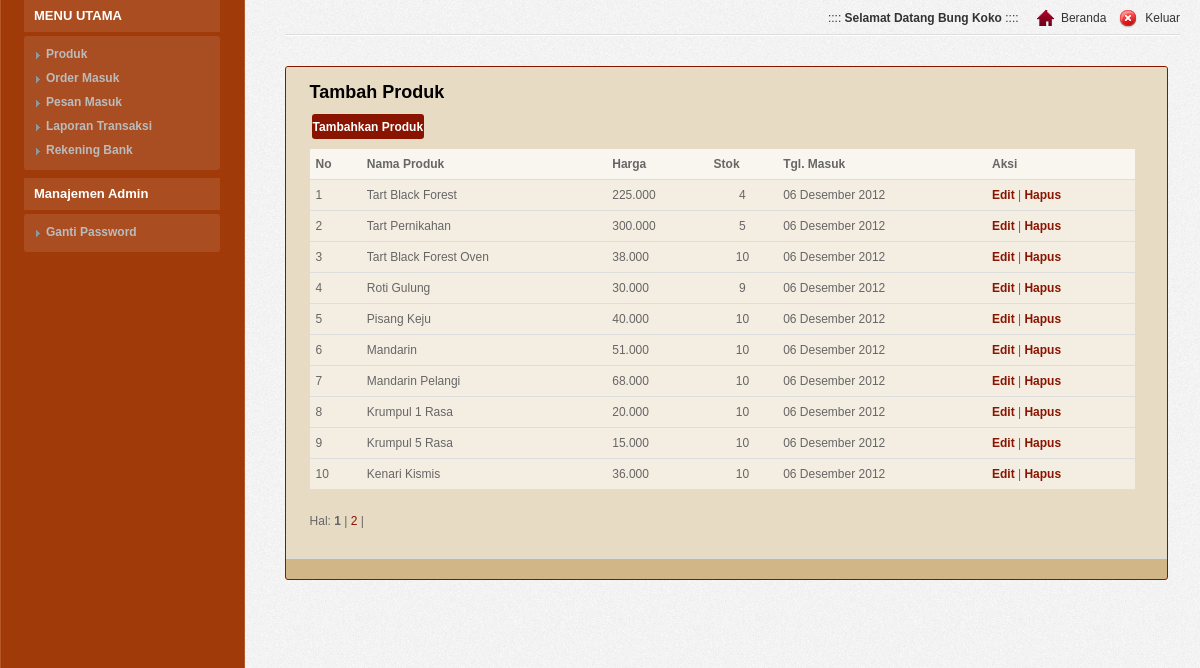
The app's page /tb-admin/home.php?module=produk (signed in) with its own data.
### tables this page shows
CREATE TABLE IF NOT EXISTS `produk` (
  `id_produk` int(5) NOT NULL AUTO_INCREMENT,
  `id_kategori` int(5) NOT NULL,
  `nama_produk` varchar(100) NOT NULL,
  `produk_seo` varchar(100) NOT NULL,
  `deskripsi` text NOT NULL,
  `harga` int(20) NOT NULL,
  `stok` int(5) NOT NULL,
  `tgl_masuk` date NOT NULL,
  `gambar` varchar(100) NOT NULL,
  `dibeli` int(5) NOT NULL DEFAULT '1',
  PRIMARY KEY (`id_produk`)
);

### config/fungsi_rupiah.php (called while the page is built)
<?php
function format_rupiah($angka){
  $rupiah=number_format($angka,0,',','.');
  return $rupiah;
}
?>

### config/fungsi_indotgl.php (called while the page is built, shortened)
<?php
	function tgl_indo($tgl){
			$tanggal = substr($tgl,8,2);
			$bulan = getBulan(substr($tgl,5,2));
			$tahun = substr($tgl,0,4);
			return $tanggal.' '.$bulan.' '.$tahun;
	}
	function getBulan($bln){
				switch ($bln){
					case 12:
						return "Desember";
						break;
				}
			}
?>

### tb-admin/modul/produk/produk.php (the view, shortened to what this page needs)
<?php
 if (empty($_SESSION['username']) AND empty($_SESSION['passuser'])){
  echo "<link href='style.css' rel='stylesheet' type='text/css'>
 <center>Untuk mengakses modul, Anda harus login <br>";
  echo "<a href=../../index.php><b>LOGIN</b></a></center>";
}
else{
$aksi="modul/produk/aksi_produk.php";
switch($_GET[act]){
  default:
    echo "<h2>Tambah Produk</h2>
          <input type=button class='tombol' value='Tambahkan Produk' onclick=\"window.location.href='?module=produk&act=tambahproduk';\">
          <table>
          <tr><th>No</th><th>Nama Produk</th><th>Harga</th><th>Stok</th><th>Tgl. Masuk</th><th>Aksi</th></tr>";
    $p      = new Paging;
    $batas  = 10;
    $posisi = $p->cariPosisi($batas);
    $tampil = mysql_query("SELECT * FROM produk ORDER BY id_produk DESC LIMIT $posisi,$batas");
    $no = $posisi+1;
    while($r=mysql_fetch_array($tampil)){
      $tanggal=tgl_indo($r[tgl_masuk]);
      $harga=format_rupiah($r[harga]);
      echo "<tr><td>$no</td>
                <td>$r[nama_produk]</td>
                <td>$harga</td>
                <td align=center>$r[stok]</td>
                <td>$tanggal</td>
		            <td><a href=?module=produk&act=editproduk&id=$r[id_produk]><b>Edit</b></a> |
		                <a href=$aksi?module=produk&act=hapus&id=$r[id_produk]><b>Hapus</a></b></td>
		        </tr>";
      $no++;
    }
    echo "</table>";
    $jmldata = mysql_num_rows(mysql_query("SELECT * FROM produk"));
    $jmlhalaman  = $p->jumlahHalaman($jmldata, $batas);
    $linkHalaman = $p->navHalaman($_GET[halaman], $jmlhalaman);
    echo "<div id=paging>Hal: $linkHalaman</div><br>";
    break;
}
}
?>

### tb-admin/home.php (shortened to what this page needs)
<?php
if (empty($_SESSION['username']) AND empty($_SESSION['passuser'])) {
    echo "<link href='css/screen.css' rel='stylesheet' type='text/css'><link href='css/reset.css' rel='stylesheet' type='text/css'>
 <center><br><br><br><br><br><br>Maaf, untuk masuk <b>Halaman Administrator</b><br>
  <center>anda harus <b>Login</b> dahulu!<br><br>";
    echo "<div> <a href='index.php'><img src='images/kunci.png'  height=176 width=143></a>
             </div>";
    echo "<input type=button class=simplebtn value='LOGIN DI SINI' onclick=location.href='index.php'></a></center>";
}
else {
    ?>
<!DOCTYPE html PUBLIC "-//W3C//DTD XHTML 1.0 Strict//EN" "http://www.w3.org/TR/xhtml1/DTD/xhtml1-strict.dtd">
<html xmlns="http://www.w3.org/1999/xhtml">
    <head>
        <link rel="stylesheet" href="css/reset.css" type="text/css"/>
        <link rel="stylesheet" href="css/screen.css" type="text/css"/>
        <link rel="stylesheet" href="css/fancybox.css" type="text/css"/>
        <link rel="stylesheet" href="css/jquery.wysiwyg.css" type="text/css"/>
        <link rel="stylesheet" href="css/jquery.ui.css" type="text/css"/>
        <link rel="stylesheet" href="css/visualize.css" type="text/css"/>
        <link rel="stylesheet" href="css/visualize-light.css" type="text/css"/>
    </head>
    <body>
        <div class="sidebar">
            <div class="menu">
                <ul>
					<li>
						<a href="#">MENU UTAMA</a>
							<ul><?php
                                echo "<li><a href='?module=produk'><b>Produk</b></a></li>";
                                echo "<li><a href='?module=order'><b>Order Masuk</b></a></li>";
                                echo "<li><a href='?module=hubungi'><b>Pesan Masuk</b></a></li>";
                                echo "<li><a href='?module=laporan'><b>Laporan Transaksi</b></a></li>";
                                echo "<li><a href='?module=bank'><b> Rekening Bank</b></a></li>";
                                ?>
							</ul>
					</li>
					<li><a href="#">Manajemen Admin </a>
                        <ul>
                                <?php echo "<li><a href='?module=password'><b>Ganti Password</b></a></li>";
                                ?>
                        </ul>
                    </li>
                </ul>
            </div>
        </div>
        <div class="main">
            <div class="main-wrap">
                <div class="header clear">
                    <ul class="links clear">
                        <li>:::: <strong>Selamat Datang <?=$_SESSION[namalengkap]?></strong>&nbsp;::::&nbsp;</li>
                        <li><a href="?module=home"><img src="images/home.png" alt="" class="icon" /> <span class="text">Beranda</span></a></li>
                        <li><a href="logout.php"><img src="images/ico_logout_24.png" alt="" class="icon" /> <span class="text">Keluar</span></a></li>
                    </ul>
                </div>
                <div class="page clear">
                    <div class="notification note-success">
                        <table width="100%" border="0" cellspacing="0" cellpadding="0">
                            <tr>
                                <td width="2%">&nbsp;</td>
                                <td width="95%"><?php include "content.php"; ?></td>
                                <td width="3%">&nbsp;</td>
                            </tr>
                        </table>
                    </div>
                </div>
            </div>
        </div>
    </body>
</html>
<?php
}
?>

### tb-admin/content.php (shortened to what this page needs)
<?php
include "../config/library.php";
include "../config/fungsi_indotgl.php";
include "../config/class_paging.php";
include "../config/fungsi_rupiah.php";
if ($_GET[module]=='home'){
  if ($_SESSION['leveluser']=='admin'){
  echo "<h2>Selamat Datang</h2>
          <p>Hai <b>$_SESSION[namalengkap]</b>, selamat datang di halaman Administrator.<br> Silahkan klik menu pilihan yang berada
          di sebelah kiri untuk mengelola konten website anda. </p>
          <p>&nbsp;</p><p>&nbsp;</p><p>&nbsp;</p><p>&nbsp;</p><p>&nbsp;</p><p>&nbsp;</p><p>&nbsp;</p><p>&nbsp;</p>
          <p align=right>Login : $hari_ini, ";
  echo tgl_indo(date("Y m d"));
  echo " | ";
  echo date("H:i:s");
  echo " WIB</p>";
  }
}
elseif ($_GET[module]=='produk'){
  if ($_SESSION['leveluser']=='admin'){
    include "modul/produk/produk.php";
  }
}
elseif ($_GET[module]=='bestseller'){
  if ($_SESSION['leveluser']=='admin'){
    include "modul/bestseller/bestseller.php";
  }
}
elseif ($_GET[module]=='order'){
  if ($_SESSION['leveluser']=='admin'){
    include "modul/order/order.php";
  }
}
elseif ($_GET[module]=='profil'){
  if ($_SESSION['leveluser']=='admin'){
    include "modul/profil/profil.php";
  }
}
elseif ($_GET[module]=='hubungi'){
  if ($_SESSION['leveluser']=='admin'){
    include "modul/hubungi/hubungi.php";
  }
}
elseif ($_GET[module]=='carabeli'){
  if ($_SESSION['leveluser']=='admin'){
    include "modul/carabeli/carabeli.php";
  }
}
elseif ($_GET[module]=='bank'){
  if ($_SESSION['leveluser']=='admin'){
    include "modul/bank/bank.php";
  }
}
elseif ($_GET[module]=='header'){
  if ($_SESSION['leveluser']=='admin'){
    include "modul/header/header.php";
  }
}
elseif ($_GET[module]=='laporan'){
  if ($_SESSION['leveluser']=='admin'){
    include "modul/laporan/laporan.php";
  }
}
elseif ($_GET[module]=='ym'){
  if ($_SESSION['leveluser']=='admin'){
    include "modul/ym/ym.php";
  }
}
elseif ($_GET[module]=='welcome'){
  if ($_SESSION['leveluser']=='admin'){
    include "modul/welcome/welcome.php";
  }
}
elseif ($_GET['module']=='sekilasinfo'){
  if ($_SESSION['leveluser']=='admin'){
    include "modul/sekilasinfo/sekilasinfo.php";
  }
}
elseif ($_GET[module]=='password'){
  if ($_SESSION['leveluser']=='admin'){
    include "modul/password/password.php";
  }
}
?>

### config/class_paging.php (shortened to what this page needs)
<?php
class Paging{
function cariPosisi($batas){
if(empty($_GET[halaman])){
	$posisi=0;
}
else{
	$posisi = ($_GET[halaman]-1) * $batas;
}
return $posisi;
}
function jumlahHalaman($jmldata, $batas){
$jmlhalaman = ceil($jmldata/$batas);
return $jmlhalaman;
}
function navHalaman($halaman_aktif, $jmlhalaman){
$link_halaman = "";
for ($i=1; $i<=$jmlhalaman; $i++){
  if ($i == $halaman_aktif){
    $link_halaman .= "<b>$i</b> | ";
  }
else{
  $link_halaman .= "<a href=$_SERVER[PHP_SELF]?module=$_GET[module]&halaman=$i>$i</a> | ";
}
$link_halaman .= " ";
}
return $link_halaman;
}
}
?>

### tb-admin/css/screen.css (style rules this page uses)
html { background: url('../images/main.gif') top left #EEEEEE; }
body { background: url('../images/sidebar.jpg') top left repeat-y; min-width: 1000px; min-height: 900px; text-align: left; margin: 0px; font-family: arial; font-size: 12px; color: #666666; }
.clear:after { content: "."; display: block; height: 0; overflow:hidden; clear: both; visibility: hidden; }
a { color:#891501; text-decoration: none; }
strong { color: #333333; }
.sidebar { width: 196px; float: left; padding: 0px 20px 0px 24px; }
.main { margin-left: 285px; margin-right: 20px; }
.main-wrap { width: 100%; float: left; }
.page { padding-right: 12px; padding-bottom: 50px; }
.menu { padding-top: 0px; margin-bottom: 30px; }
.menu ul { font-size: 13px; }
.menu li { padding-bottom: 8px; }
.menu li a { display: block; line-height: 16px; padding: 8px 10px 8px 10px; background: url('../images/bck_white_10.png') top left repeat-x; color: #FFFFFF; text-decoration: none; font-weight: bold; }
.menu ul ul { font-size: 12px; width: 100%; background: url('../images/bck_white_10.png'); margin-top: 4px; padding: 6px 0px 8px 0px; -moz-border-radius: 3px 3px 3px 3px; -webkit-border-radius: 3px 3px 3px 3px; border-radius: 3px 3px 3px 3px; }
.menu li li { padding: 4px 0px 4px 0px; }
.menu li li a { padding: 0px 12px 0px 22px !important; background: url('../images/arrow_sm_grey.gif') 12px 6px no-repeat !important; font-weight: normal; color: #BBBBBB!important; }
.header { background: url('../images/line.gif') bottom left repeat-x; margin-bottom: 30px; }
.header .links { float: right; line-height: 24px; color: #333333; padding: 6px 0px 6px 0px; }
.header .links li { float: left; margin-left: 10px; }
.header .links .icon { display: block; width: 24px; height: 24px; float: left; margin-right: 5px; }
.header .links a { color: #333333; text-decoration: none; }
h2 { color: #000; font-size: 18px; font-weight: bold; padding-top: 10px; margin-bottom: 10px; }
.page table { width: 100%; margin: 0px; margin-bottom: 20px; }
.page th { background: url('../images/header.gif') top left repeat-x #FFFFFF; border-bottom: 1px solid #DDDDDD; text-align: left; line-height: 22px; padding: 4px 6px 4px 6px; color: #333333; white-space: nowrap; }
.page td { background: url('../images/bck_white_50.png') top left; border-bottom: 1px solid #DDDDDD; line-height: 22px; padding: 4px 6px 4px 6px; }
.page tbody th { background: url('../images/bck_white_75.png') top left; font-weight: bold; white-space: nowrap; color: #666666; }
.notification { border: 1px solid #666666; border-radius: 3px; display: block; margin-bottom: 10px; overflow: hidden; padding: 0px; position: relative; z-index: 1; zoom: 1; -moz-border-radius: 3px; -webkit-border-radius: 3px; background-color: #8F3E49; }
.note-success { background: #E7ABA0 url('../images/bck_success.png'); border-color: #891501; }
.tombol { border:0; background:#891501; color:#FFF; -webkit-border-radius:3px; -moz-border-radius:3px; margin:1px 0 10px 2px; padding:1px; cursor:pointer; font-weight:bold; font-size: 12px; height: 25px; }

### records on screen
produk: nama_produk "Tart Black Forest", harga "225.000", stok "4", tgl_masuk "06 Desember 2012"
produk: nama_produk "Tart Pernikahan", harga "300.000", stok "5", tgl_masuk "06 Desember 2012"
produk: nama_produk "Tart Black Forest Oven", harga "38.000", stok "10", tgl_masuk "06 Desember 2012"
produk: nama_produk "Roti Gulung", harga "30.000", stok "9", tgl_masuk "06 Desember 2012"
produk: nama_produk "Pisang Keju", harga "40.000", stok "10", tgl_masuk "06 Desember 2012"
produk: nama_produk "Mandarin", harga "51.000", stok "10", tgl_masuk "06 Desember 2012"
produk: nama_produk "Mandarin Pelangi", harga "68.000", stok "10", tgl_masuk "06 Desember 2012"
produk: nama_produk "Krumpul 1 Rasa", harga "20.000", stok "10", tgl_masuk "06 Desember 2012"
produk: nama_produk "Krumpul 5 Rasa", harga "15.000", stok "10", tgl_masuk "06 Desember 2012"
produk: nama_produk "Kenari Kismis", harga "36.000", stok "10", tgl_masuk "06 Desember 2012"

### other values on screen
$_SESSION[namalengkap] "Bung Koko"
